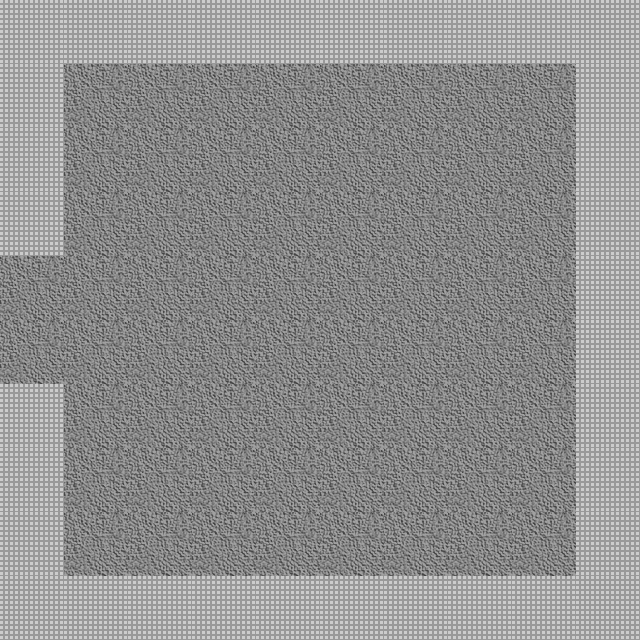

This game map was drawn from its Tiled (.tmx) file and the tilesets committed beside it. A one-line description and the trimmed map source follow:
An orthogonal 10x10 tile map with 64x64 px tiles, 2 tile layers (Floor, Wall), 2 tilesets and 2 objects.

<map version="1.0" orientation="orthogonal" renderorder="right-down" width="10" height="10" tilewidth="64" tileheight="64" nextobjectid="24">
 <properties>
  <property name="unity:resource" value="True" />
  <property name="unity:tag" value="Room" />
 </properties>
 <tileset firstgid="1" name="DungeonTilePH" tilewidth="64" tileheight="64" tilecount="2">
  <image source="../Sprites/DungeonTilePH.png" width="128" height="64" />
  <tile id="0">
   <objectgroup draworder="index" />
  </tile>
  <tile id="1">
   <objectgroup draworder="index">
    <object id="0" x="-0.25" y="-0.25" width="64.375" height="64.125" />
   </objectgroup>
  </tile>
 </tileset>
 <tileset firstgid="3" name="BlobPH" tilewidth="64" tileheight="64" tilecount="3">
  <image source="../Sprites/BlobPH.png" width="192" height="64" />
  <tile id="0">
   <properties>
    <property name="Spawn" value="fl1mob" />
   </properties>
  </tile>
 </tileset>
 <layer name="Floor" width="10" height="10">
  <properties>
   <property name="unity:sortingLayerName" value="Floor" />
   <property name="unity:tag" value="Floor" />
  </properties>
  <data>[100 cells, 100 non-empty, 1 distinct tile ids]</data>
 </layer>
 <layer name="Wall" width="10" height="10">
  <properties>
   <property name="ChildTag" value="Wall" />
   <property name="unity:tag" value="Wall" />
  </properties>
  <data>[100 cells, 34 non-empty, 1 distinct tile ids]</data>
 </layer>
 <objectgroup name="Mobs" />
 <objectgroup name="Exits">
  <object id="18" x="-24" y="241.333" width="49.3333" height="152">
   <properties>
    <property name="Exit" value="W" />
   </properties>
  </object>
 </objectgroup>
</map>
